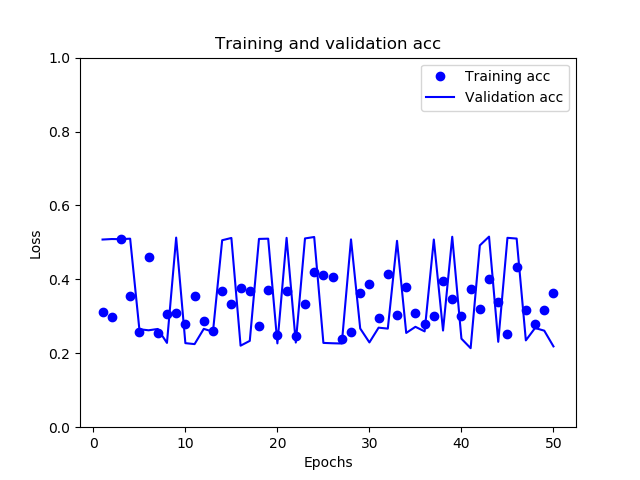

Recreate this plot in Python.
from keras.models import Sequential
from keras.layers import Convolution2D, Dropout
from keras.layers import MaxPooling2D
from keras.layers import Flatten
from keras.layers import Dense
from keras import backend as K, optimizers
from models.cnn.cnn_tests.customfunctions import get_init_conv_layer, get_conv_layer, \
    get_maxpool_layer, get_dropout_layer, get_dense_layer, create_plot, get_fit_generator, \
    get_train_data_gen, get_test_data_gen, get_image_data_gen, get_rescale_gen

graph_name = "cnn_72"
model_name = "cnn_7.h5"

classifier = Sequential()

classifier.add(get_init_conv_layer(64, 3, 1))
classifier.add(get_maxpool_layer(2))

classifier.add(get_conv_layer(128, 3, 1))
classifier.add(get_maxpool_layer(2))

classifier.add(get_conv_layer(256, 3, 1))
classifier.add(get_maxpool_layer(2))

classifier.add(get_conv_layer(512, 3, 1))
classifier.add(get_maxpool_layer(2))

classifier.add(get_conv_layer(512, 3, 1))
classifier.add(get_maxpool_layer(2))

classifier.add(Dropout(0.5))
classifier.add(Flatten())

classifier.add(get_dense_layer(2048))

classifier.add(Dense(activation="softmax", units=3))
adam = optimizers.Adam(learning_rate=0.001)
classifier.compile(optimizer=adam, loss='categorical_crossentropy', metrics=['accuracy'])

train_datagen = get_image_data_gen()

test_datagen = get_rescale_gen()

training_set = get_train_data_gen(train_datagen)

test_set = get_test_data_gen(test_datagen)

history = get_fit_generator(classifier, training_set, test_set)
create_plot(history, graph_name)

# classifier.save(model_name)
K.clear_session()
